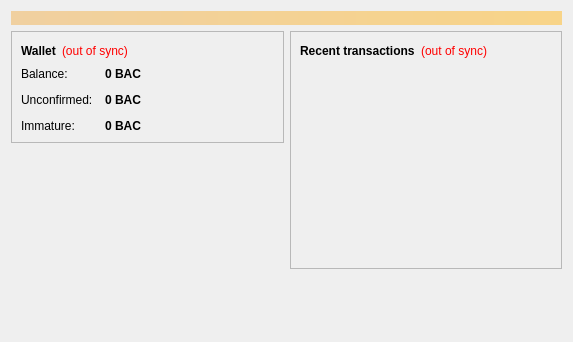
<?xml version="1.0" encoding="UTF-8"?>
<ui version="4.0">
 <class>OverviewPage</class>
 <widget class="QWidget" name="OverviewPage">
  <property name="geometry">
   <rect>
    <x>0</x>
    <y>0</y>
    <width>573</width>
    <height>342</height>
   </rect>
  </property>
  <property name="windowTitle">
   <string>Form</string>
  </property>
  <layout class="QVBoxLayout" name="topLayout">
   <item>
    <widget class="QLabel" name="labelAlerts">
     <property name="visible">
      <bool>false</bool>
     </property>
     <property name="styleSheet">
      <string notr="true">background-color: qlineargradient(x1: 0, y1: 0, x2: 1, y2: 0, stop:0 #F0D0A0, stop:1 #F8D488); color:#000000;</string>
     </property>
     <property name="wordWrap">
      <bool>true</bool>
     </property>
     <property name="margin">
      <number>3</number>
     </property>
    </widget>
   </item>
   <item>
    <layout class="QHBoxLayout" name="horizontalLayout" stretch="1,1">
     <item>
      <layout class="QVBoxLayout" name="verticalLayout_2">
       <item>
        <widget class="QFrame" name="frame">
         <property name="frameShape">
          <enum>QFrame::StyledPanel</enum>
         </property>
         <property name="frameShadow">
          <enum>QFrame::Raised</enum>
         </property>
         <layout class="QVBoxLayout" name="verticalLayout_4">
          <item>
           <layout class="QHBoxLayout" name="horizontalLayout_4">
            <item>
             <widget class="QLabel" name="label_5">
              <property name="font">
               <font>
                <weight>75</weight>
                <bold>true</bold>
               </font>
              </property>
              <property name="text">
               <string>Wallet</string>
              </property>
             </widget>
            </item>
            <item>
             <widget class="QLabel" name="labelWalletStatus">
              <property name="toolTip">
               <string>The displayed information may be out of date. Your wallet automatically synchronizes with the buybackcoin network after a connection is established, but this process has not completed yet.</string>
              </property>
              <property name="styleSheet">
               <string notr="true">QLabel { color: red; }</string>
              </property>
              <property name="text">
               <string notr="true">(out of sync)</string>
              </property>
              <property name="alignment">
               <set>Qt::AlignLeading|Qt::AlignLeft|Qt::AlignVCenter</set>
              </property>
             </widget>
            </item>
            <item>
             <spacer name="horizontalSpacer_2">
              <property name="orientation">
               <enum>Qt::Horizontal</enum>
              </property>
              <property name="sizeHint" stdset="0">
               <size>
                <width>40</width>
                <height>20</height>
               </size>
              </property>
             </spacer>
            </item>
           </layout>
          </item>
          <item>
           <layout class="QFormLayout" name="formLayout_2">
            <property name="fieldGrowthPolicy">
             <enum>QFormLayout::AllNonFixedFieldsGrow</enum>
            </property>
            <property name="horizontalSpacing">
             <number>12</number>
            </property>
            <property name="verticalSpacing">
             <number>12</number>
            </property>
            <item row="0" column="0">
             <widget class="QLabel" name="label">
              <property name="text">
               <string>Balance:</string>
              </property>
             </widget>
            </item>
            <item row="0" column="1">
             <widget class="QLabel" name="labelBalance">
              <property name="font">
               <font>
                <weight>75</weight>
                <bold>true</bold>
               </font>
              </property>
              <property name="cursor">
               <cursorShape>IBeamCursor</cursorShape>
              </property>
              <property name="toolTip">
               <string>Your current balance</string>
              </property>
              <property name="text">
               <string notr="true">0 BAC</string>
              </property>
              <property name="textInteractionFlags">
               <set>Qt::LinksAccessibleByMouse|Qt::TextSelectableByKeyboard|Qt::TextSelectableByMouse</set>
              </property>
             </widget>
            </item>
            <item row="1" column="0">
             <widget class="QLabel" name="label_3">
              <property name="text">
               <string>Unconfirmed:</string>
              </property>
             </widget>
            </item>
            <item row="1" column="1">
             <widget class="QLabel" name="labelUnconfirmed">
              <property name="font">
               <font>
                <weight>75</weight>
                <bold>true</bold>
               </font>
              </property>
              <property name="cursor">
               <cursorShape>IBeamCursor</cursorShape>
              </property>
              <property name="toolTip">
               <string>Total of transactions that have yet to be confirmed, and do not yet count toward the current balance</string>
              </property>
              <property name="text">
               <string notr="true">0 BAC</string>
              </property>
              <property name="textInteractionFlags">
               <set>Qt::LinksAccessibleByMouse|Qt::TextSelectableByKeyboard|Qt::TextSelectableByMouse</set>
              </property>
             </widget>
            </item>
            <item row="2" column="0">
             <widget class="QLabel" name="labelImmatureText">
              <property name="text">
               <string>Immature:</string>
              </property>
             </widget>
            </item>
            <item row="2" column="1">
             <widget class="QLabel" name="labelImmature">
              <property name="font">
               <font>
                <weight>75</weight>
                <bold>true</bold>
               </font>
              </property>
              <property name="toolTip">
               <string>Mined balance that has not yet matured</string>
              </property>
              <property name="text">
               <string notr="true">0 BAC</string>
              </property>
              <property name="textInteractionFlags">
               <set>Qt::LinksAccessibleByMouse|Qt::TextSelectableByKeyboard|Qt::TextSelectableByMouse</set>
              </property>
             </widget>
            </item>
           </layout>
          </item>
         </layout>
        </widget>
       </item>
       <item>
        <spacer name="verticalSpacer">
         <property name="orientation">
          <enum>Qt::Vertical</enum>
         </property>
         <property name="sizeHint" stdset="0">
          <size>
           <width>20</width>
           <height>40</height>
          </size>
         </property>
        </spacer>
       </item>
      </layout>
     </item>
     <item>
      <layout class="QVBoxLayout" name="verticalLayout_3">
       <item>
        <widget class="QFrame" name="frame_2">
         <property name="frameShape">
          <enum>QFrame::StyledPanel</enum>
         </property>
         <property name="frameShadow">
          <enum>QFrame::Raised</enum>
         </property>
         <layout class="QVBoxLayout" name="verticalLayout">
          <item>
           <layout class="QHBoxLayout" name="horizontalLayout_2">
            <item>
             <widget class="QLabel" name="label_4">
              <property name="text">
               <string>&lt;b&gt;Recent transactions&lt;/b&gt;</string>
              </property>
             </widget>
            </item>
            <item>
             <widget class="QLabel" name="labelTransactionsStatus">
              <property name="toolTip">
               <string>The displayed information may be out of date. Your wallet automatically synchronizes with the buybackcoin network after a connection is established, but this process has not completed yet.</string>
              </property>
              <property name="styleSheet">
               <string notr="true">QLabel { color: red; }</string>
              </property>
              <property name="text">
               <string notr="true">(out of sync)</string>
              </property>
              <property name="alignment">
               <set>Qt::AlignRight|Qt::AlignTrailing|Qt::AlignVCenter</set>
              </property>
             </widget>
            </item>
            <item>
             <spacer name="horizontalSpacer">
              <property name="orientation">
               <enum>Qt::Horizontal</enum>
              </property>
              <property name="sizeHint" stdset="0">
               <size>
                <width>40</width>
                <height>20</height>
               </size>
              </property>
             </spacer>
            </item>
           </layout>
          </item>
          <item>
           <widget class="QListView" name="listTransactions">
            <property name="styleSheet">
             <string notr="true">QListView { background: transparent; }</string>
            </property>
            <property name="frameShape">
             <enum>QFrame::NoFrame</enum>
            </property>
            <property name="verticalScrollBarPolicy">
             <enum>Qt::ScrollBarAlwaysOff</enum>
            </property>
            <property name="horizontalScrollBarPolicy">
             <enum>Qt::ScrollBarAlwaysOff</enum>
            </property>
            <property name="selectionMode">
             <enum>QAbstractItemView::NoSelection</enum>
            </property>
           </widget>
          </item>
         </layout>
        </widget>
       </item>
       <item>
        <spacer name="verticalSpacer_2">
         <property name="orientation">
          <enum>Qt::Vertical</enum>
         </property>
         <property name="sizeHint" stdset="0">
          <size>
           <width>20</width>
           <height>40</height>
          </size>
         </property>
        </spacer>
       </item>
      </layout>
     </item>
    </layout>
   </item>
  </layout>
 </widget>
 <resources/>
 <connections/>
</ui>
